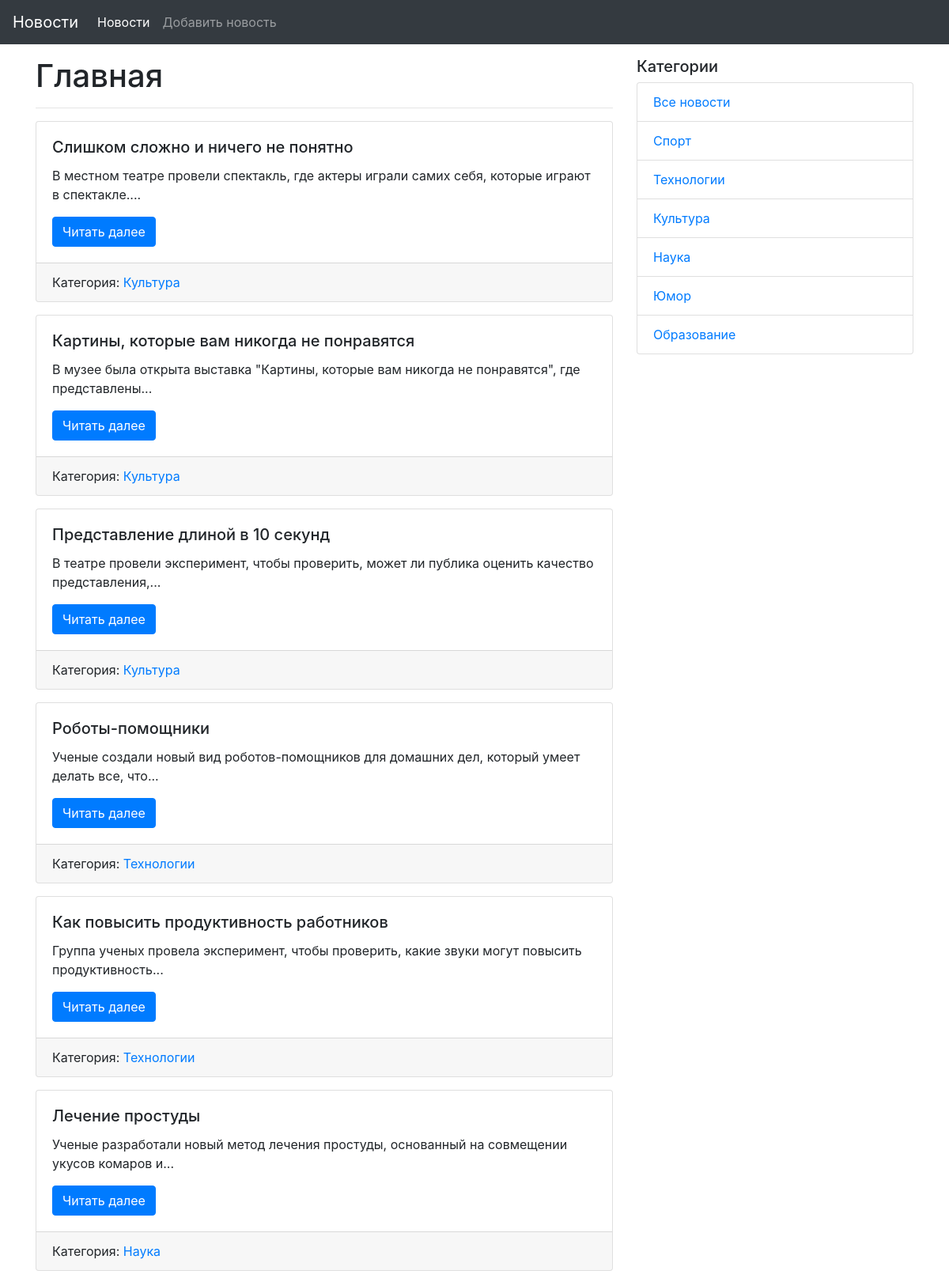
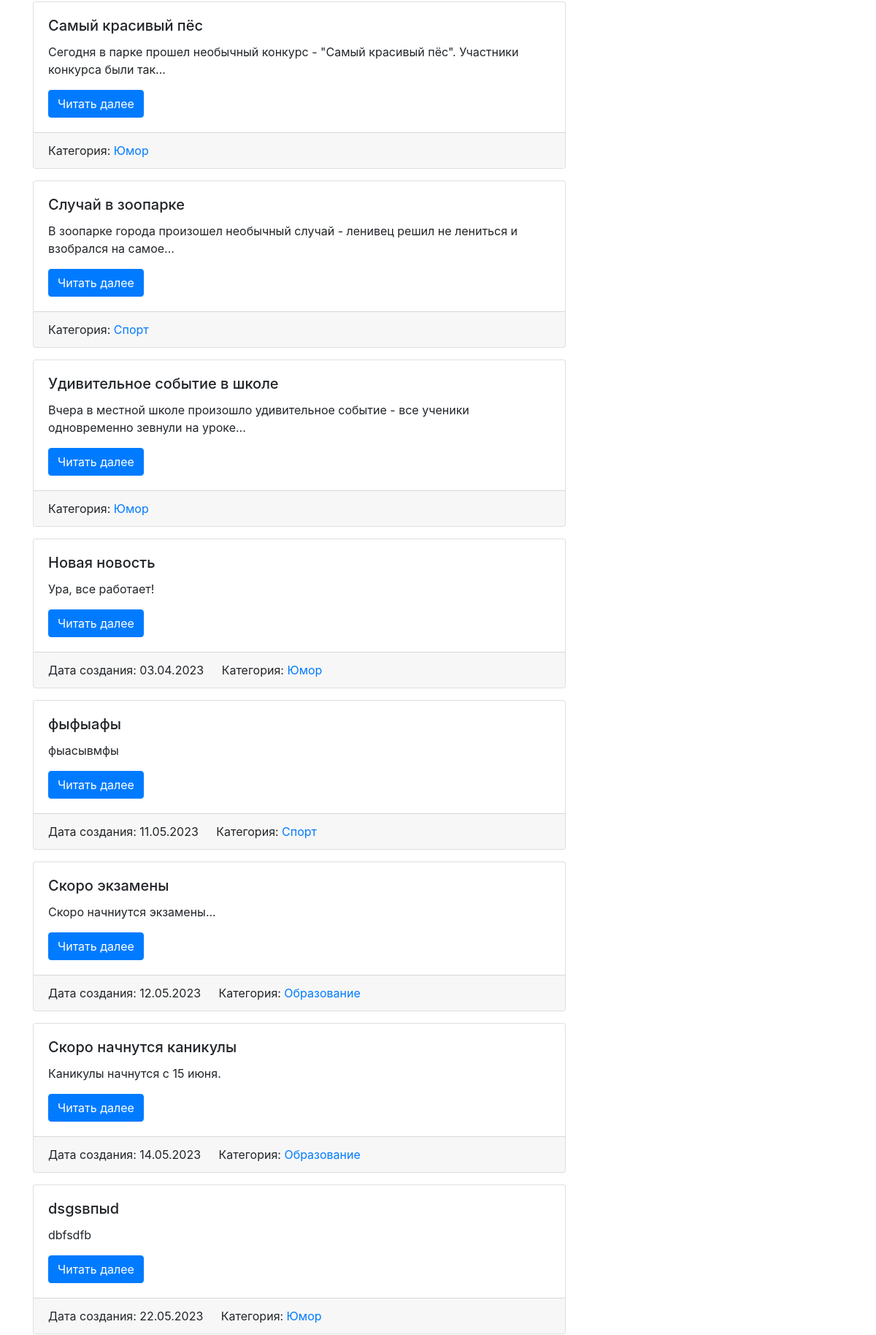
The page / (upper part) on the database its author committed (2 pictures, top to bottom).
### app/models.py (models this page shows, shortened)
class News(db.Model):
    id = db.Column(db.Integer, primary_key=True)
    title = db.Column(db.String(255), unique=True, nullable=False)
    text = db.Column(db.Text, nullable=False)
    created_date = db.Column(db.DateTime, default=datetime.utcnow)
    category_id = db.Column(db.Integer, db.ForeignKey('category.id'), nullable=True)
    category = db.relationship('Category', back_populates='news')

class Category(db.Model):
    id = db.Column(db.Integer, primary_key=True)
    title = db.Column(db.String(255), nullable=False)
    news = db.relationship('News', back_populates='category')

### app/views.py (the view)
@app.route('/')
def index():
    news = News.query.all()
    categories = Category.query.all()
    return render_template('index.html',
                           news=news,
                           categories=categories)

### app/templates/index.html (shortened to what this page needs)
{% extends "base.html" %}
{% block content %}
  <h1>Главная</h1>
  <hr>
  {% for news in news %}
  <div class="card mb-3">
    <div class="card-body">
      <h5 class="card-title">{{ news.title }}</h5>
      <p class="card-text">{{ news.text|truncate(100) }}</p>
      <a href="{{ url_for('news_detail', id=news.id) }}" class="btn btn-primary">Читать далее</a>
    </div>
    <div class="card-footer">
      {% if news.created_date %}
        <span class="card-link">Дата создания: {{ news.created_date.strftime('%d.%m.%Y') }}</span>
      {% endif %}
      {% if news.category %}
        <span class="card-link">Категория: <a href="{{ url_for('news_in_category', id=news.category.id) }}">{{ news.category.title }}</a></span>
      {% endif %}
    </div>
  </div>
  {% else %}
  <p class="card-text">Новостей пока нет!</p>
  {% endfor %}
{% endblock content %}

### app/templates/side_navigation.html
<div class="col-md-4">
  <h5>Категории</h5>
  <ul class="list-group">
    <li class="list-group-item"><a href="{{ url_for('index') }}">Все новости</a></li>
    {% for category in categories %}
      <li class="list-group-item"><a href="{{ url_for('news_in_category', id=category.id) }}">{{ category.title }}</a></li>
    {% endfor %}
  </ul>
</div>

### rows shown on the page
News: title "Слишком сложно и ничего не понятно", text "В местном театре провели спектакль, где актеры играли самих себя, которые играют в спектакле....", category "Культура"
News: title "Картины, которые вам никогда не понравятся", text "В музее была открыта выставка \"Картины, которые вам никогда не понравятся\", где представлены...", category "Культура"
News: title "Представление длиной в 10 секунд", text "В театре провели эксперимент, чтобы проверить, может ли публика оценить качество представления,...", category "Культура"
News: title "Роботы-помощники", text "Ученые создали новый вид роботов-помощников для домашних дел, который умеет делать все, что...", category "Технологии"
News: title "Как повысить продуктивность работников", text "Группа ученых провела эксперимент, чтобы проверить, какие звуки могут повысить продуктивность...", category "Технологии"
News: title "Лечение простуды", text "Ученые разработали новый метод лечения простуды, основанный на совмещении укусов комаров и...", category "Наука"
News: title "Самый красивый пёс", text "Сегодня в парке прошел необычный конкурс - \"Самый красивый пёс\". Участники конкурса были так...", category "Юмор"
News: title "Случай в зоопарке", text "В зоопарке города произошел необычный случай - ленивец решил не лениться и взобрался на самое...", category "Спорт"
News: title "Удивительное событие в школе", text "Вчера в местной школе произошло удивительное событие - все ученики одновременно зевнули на уроке...", category "Юмор"
News: title "Новая новость", text "Ура, все работает!", created_date "03.04.2023", category "Юмор"
News: title "фыфыафы", text "фыасывмфы", created_date "11.05.2023", category "Спорт"
News: title "Скоро экзамены", text "Скоро начниутся экзамены...", created_date "12.05.2023", category "Образование"
News: title "Скоро начнутся каникулы", text "Каникулы начнутся с 15 июня.", created_date "14.05.2023", category "Образование"
News: title "dsgsвпыd", text "dbfsdfb", created_date "22.05.2023", category "Юмор"
Category: title "Спорт"
Category: title "Технологии"
Category: title "Культура"
Category: title "Наука"
Category: title "Юмор"
Category: title "Образование"
